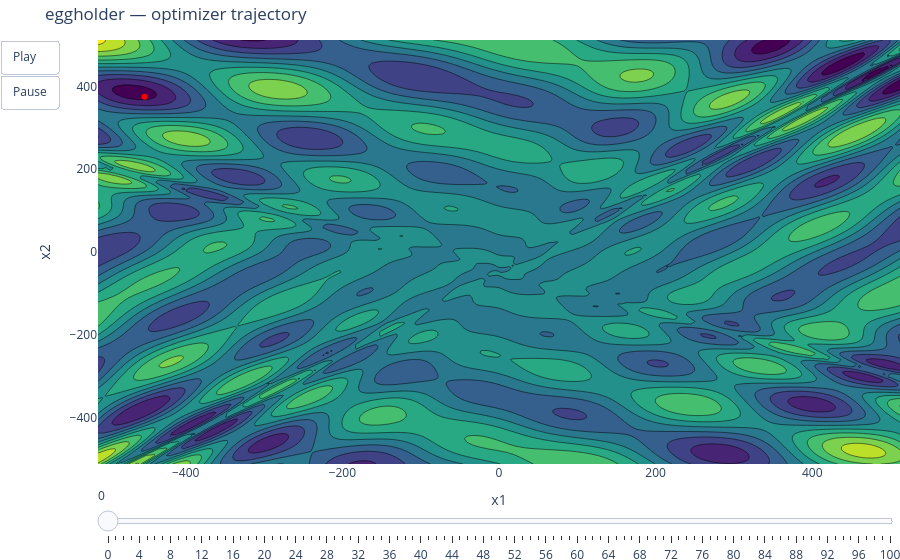

The notebook cell this image was saved under:
### Code cell
plot_contour_with_trajectory(L.eggholder, result).show()

### Figure 1 — Plotly figure (JSON) as saved in the notebook; plotly's stock layout.template omitted (floating-point values rounded to 4 significant figures; data arrays with more than 128 entries replaced by an {"elided": "..."} marker saying what was removed)
{"data": [{"colorscale": [[0, "#440154"], [0.1111, "#482878"], [0.2222, "#3e4989"], [0.3333, "#31688e"], [0.4444, "#26828e"], [0.5556, "#1f9e89"], [0.6667, "#35b779"], [0.7778, "#6ece58"], [0.8889, "#b5de2b"], [1, "#fde725"]], "showscale": false, "type": "contour", "x": {"elided": "200 float values"}, "y": {"elided": "200 float values"}, "z": {"elided": "200x200 float values"}}, {"line": {"color": "red"}, "marker": {"color": "red", "size": 6}, "mode": "lines+markers", "type": "scatter", "x": [-452.5], "y": [375.0]}], "layout": {"margin": {"b": 0, "l": 0, "r": 0, "t": 40}, "sliders": [{"steps": [{"args": [["0"], {"frame": {"duration": 0, "redraw": true}, "mode": "immediate"}], "label": "0", "method": "animate"}, {"args": [["1"], {"frame": {"duration": 0, "redraw": true}, "mode": "immediate"}], "label": "1", "method": "animate"}, {"args": [["2"], {"frame": {"duration": 0, "redraw": true}, "mode": "immediate"}], "label": "2", "method": "animate"}, {"args": [["3"], {"frame": {"duration": 0, "redraw": true}, "mode": "immediate"}], "label": "3", "method": "animate"}, {"args": [["4"], {"frame": {"duration": 0, "redraw": true}, "mode": "immediate"}], "label": "4", "method": "animate"}, {"args": [["5"], {"frame": {"duration": 0, "redraw": true}, "mode": "immediate"}], "label": "5", "method": "animate"}, {"args": [["6"], {"frame": {"duration": 0, "redraw": true}, "mode": "immediate"}], "label": "6", "method": "animate"}, {"args": [["7"], {"frame": {"duration": 0, "redraw": true}, "mode": "immediate"}], "label": "7", "method": "animate"}, {"args": [["8"], {"frame": {"duration": 0, "redraw": true}, "mode": "immediate"}], "label": "8", "method": "animate"}, {"args": [["9"], {"frame": {"duration": 0, "redraw": true}, "mode": "immediate"}], "label": "9", "method": "animate"}, {"args": [["10"], {"frame": {"duration": 0, "redraw": true}, "mode": "immediate"}], "label": "10", "method": "animate"}, {"args": [["11"], {"frame": {"duration": 0, "redraw": true}, "mode": "immediate"}], "label": "11", "method": "animate"}, {"args": [["12"], {"frame": {"duration": 0, "redraw": true}, "mode": "immediate"}], "label": "12", "method": "animate"}, {"args": [["13"], {"frame": {"duration": 0, "redraw": true}, "mode": "immediate"}], "label": "13", "method": "animate"}, {"args": [["14"], {"frame": {"duration": 0, "redraw": true}, "mode": "immediate"}], "label": "14", "method": "animate"}, {"args": [["15"], {"frame": {"duration": 0, "redraw": true}, "mode": "immediate"}], "label": "15", "method": "animate"}, {"args": [["16"], {"frame": {"duration": 0, "redraw": true}, "mode": "immediate"}], "label": "16", "method": "animate"}, {"args": [["17"], {"frame": {"duration": 0, "redraw": true}, "mode": "immediate"}], "label": "17", "method": "animate"}, {"args": [["18"], {"frame": {"duration": 0, "redraw": true}, "mode": "immediate"}], "label": "18", "method": "animate"}, {"args": [["19"], {"frame": {"duration": 0, "redraw": true}, "mode": "immediate"}], "label": "19", "method": "animate"}, {"args": [["20"], {"frame": {"duration": 0, "redraw": true}, "mode": "immediate"}], "label": "20", "method": "animate"}, {"args": [["21"], {"frame": {"duration": 0, "redraw": true}, "mode": "immediate"}], "label": "21", "method": "animate"}, {"args": [["22"], {"frame": {"duration": 0, "redraw": true}, "mode": "immediate"}], "label": "22", "method": "animate"}, {"args": [["23"], {"frame": {"duration": 0, "redraw": true}, "mode": "immediate"}], "label": "23", "method": "animate"}, {"args": [["24"], {"frame": {"duration": 0, "redraw": true}, "mode": "immediate"}], "label": "24", "method": "animate"}, {"args": [["25"], {"frame": {"duration": 0, "redraw": true}, "mode": "immediate"}], "label": "25", "method": "animate"}, {"args": [["26"], {"frame": {"duration": 0, "redraw": true}, "mode": "immediate"}], "label": "26", "method": "animate"}, {"args": [["27"], {"frame": {"duration": 0, "redraw": true}, "mode": "immediate"}], "label": "27", "method": "animate"}, {"args": [["28"], {"frame": {"duration": 0, "redraw": true}, "mode": "immediate"}], "label": "28", "method": "animate"}, {"args": [["29"], {"frame": {"duration": 0, "redraw": true}, "mode": "immediate"}], "label": "29", "method": "animate"}, {"args": [["30"], {"frame": {"duration": 0, "redraw": true}, "mode": "immediate"}], "label": "30", "method": "animate"}, {"args": [["31"], {"frame": {"duration": 0, "redraw": true}, "mode": "immediate"}], "label": "31", "method": "animate"}, {"args": [["32"], {"frame": {"duration": 0, "redraw": true}, "mode": "immediate"}], "label": "32", "method": "animate"}, {"args": [["33"], {"frame": {"duration": 0, "redraw": true}, "mode": "immediate"}], "label": "33", "method": "animate"}, {"args": [["34"], {"frame": {"duration": 0, "redraw": true}, "mode": "immediate"}], "label": "34", "method": "animate"}, {"args": [["35"], {"frame": {"duration": 0, "redraw": true}, "mode": "immediate"}], "label": "35", "method": "animate"}, {"args": [["36"], {"frame": {"duration": 0, "redraw": true}, "mode": "immediate"}], "label": "36", "method": "animate"}, {"args": [["37"], {"frame": {"duration": 0, "redraw": true}, "mode": "immediate"}], "label": "37", "method": "animate"}, {"args": [["38"], {"frame": {"duration": 0, "redraw": true}, "mode": "immediate"}], "label": "38", "method": "animate"}, {"args": [["39"], {"frame": {"duration": 0, "redraw": true}, "mode": "immediate"}], "label": "39", "method": "animate"}, {"args": [["40"], {"frame": {"duration": 0, "redraw": true}, "mode": "immediate"}], "label": "40", "method": "animate"}, {"args": [["41"], {"frame": {"duration": 0, "redraw": true}, "mode": "immediate"}], "label": "41", "method": "animate"}, {"args": [["42"], {"frame": {"duration": 0, "redraw": true}, "mode": "immediate"}], "label": "42", "method": "animate"}, {"args": [["43"], {"frame": {"duration": 0, "redraw": true}, "mode": "immediate"}], "label": "43", "method": "animate"}, {"args": [["44"], {"frame": {"duration": 0, "redraw": true}, "mode": "immediate"}], "label": "44", "method": "animate"}, {"args": [["45"], {"frame": {"duration": 0, "redraw": true}, "mode": "immediate"}], "label": "45", "method": "animate"}, {"args": [["46"], {"frame": {"duration": 0, "redraw": true}, "mode": "immediate"}], "label": "46", "method": "animate"}, {"args": [["47"], {"frame": {"duration": 0, "redraw": true}, "mode": "immediate"}], "label": "47", "method": "animate"}, {"args": [["48"], {"frame": {"duration": 0, "redraw": true}, "mode": "immediate"}], "label": "48", "method": "animate"}, {"args": [["49"], {"frame": {"duration": 0, "redraw": true}, "mode": "immediate"}], "label": "49", "method": "animate"}, {"args": [["50"], {"frame": {"duration": 0, "redraw": true}, "mode": "immediate"}], "label": "50", "method": "animate"}, {"args": [["51"], {"frame": {"duration": 0, "redraw": true}, "mode": "immediate"}], "label": "51", "method": "animate"}, {"args": [["52"], {"frame": {"duration": 0, "redraw": true}, "mode": "immediate"}], "label": "52", "method": "animate"}, {"args": [["53"], {"frame": {"duration": 0, "redraw": true}, "mode": "immediate"}], "label": "53", "method": "animate"}, {"args": [["54"], {"frame": {"duration": 0, "redraw": true}, "mode": "immediate"}], "label": "54", "method": "animate"}, {"args": [["55"], {"frame": {"duration": 0, "redraw": true}, "mode": "immediate"}], "label": "55", "method": "animate"}, {"args": [["56"], {"frame": {"duration": 0, "redraw": true}, "mode": "immediate"}], "label": "56", "method": "animate"}, {"args": [["57"], {"frame": {"duration": 0, "redraw": true}, "mode": "immediate"}], "label": "57", "method": "animate"}, {"args": [["58"], {"frame": {"duration": 0, "redraw": true}, "mode": "immediate"}], "label": "58", "method": "animate"}, {"args": [["59"], {"frame": {"duration": 0, "redraw": true}, "mode": "immediate"}], "label": "59", "method": "animate"}, {"args": [["60"], {"frame": {"duration": 0, "redraw": true}, "mode": "immediate"}], "label": "60", "method": "animate"}, {"args": [["61"], {"frame": {"duration": 0, "redraw": true}, "mode": "immediate"}], "label": "61", "method": "animate"}, {"args": [["62"], {"frame": {"duration": 0, "redraw": true}, "mode": "immediate"}], "label": "62", "method": "animate"}, {"args": [["63"], {"frame": {"duration": 0, "redraw": true}, "mode": "immediate"}], "label": "63", "method": "animate"}, {"args": [["64"], {"frame": {"duration": 0, "redraw": true}, "mode": "immediate"}], "label": "64", "method": "animate"}, {"args": [["65"], {"frame": {"duration": 0, "redraw": true}, "mode": "immediate"}], "label": "65", "method": "animate"}, {"args": [["66"], {"frame": {"duration": 0, "redraw": true}, "mode": "immediate"}], "label": "66", "method": "animate"}, {"args": [["67"], {"frame": {"duration": 0, "redraw": true}, "mode": "immediate"}], "label": "67", "method": "animate"}, {"args": [["68"], {"frame": {"duration": 0, "redraw": true}, "mode": "immediate"}], "label": "68", "method": "animate"}, {"args": [["69"], {"frame": {"duration": 0, "redraw": true}, "mode": "immediate"}], "label": "69", "method": "animate"}, {"args": [["70"], {"frame": {"duration": 0, "redraw": true}, "mode": "immediate"}], "label": "70", "method": "animate"}, {"args": [["71"], {"frame": {"duration": 0, "redraw": true}, "mode": "immediate"}], "label": "71", "method": "animate"}, {"args": [["72"], {"frame": {"duration": 0, "redraw": true}, "mode": "immediate"}], "label": "72", "method": "animate"}, {"args": [["73"], {"frame": {"duration": 0, "redraw": true}, "mode": "immediate"}], "label": "73", "method": "animate"}, {"args": [["74"], {"frame": {"duration": 0, "redraw": true}, "mode": "immediate"}], "label": "74", "method": "animate"}, {"args": [["75"], {"frame": {"duration": 0, "redraw": true}, "mode": "immediate"}], "label": "75", "method": "animate"}, {"args": [["76"], {"frame": {"duration": 0, "redraw": true}, "mode": "immediate"}], "label": "76", "method": "animate"}, {"args": [["77"], {"frame": {"duration": 0, "redraw": true}, "mode": "immediate"}], "label": "77", "method": "animate"}, {"args": [["78"], {"frame": {"duration": 0, "redraw": true}, "mode": "immediate"}], "label": "78", "method": "animate"}, {"args": [["79"], {"frame": {"duration": 0, "redraw": true}, "mode": "immediate"}], "label": "79", "method": "animate"}, {"args": [["80"], {"frame": {"duration": 0, "redraw": true}, "mode": "immediate"}], "label": "80", "method": "animate"}, {"args": [["81"], {"frame": {"duration": 0, "redraw": true}, "mode": "immediate"}], "label": "81", "method": "animate"}, {"args": [["82"], {"frame": {"duration": 0, "redraw": true}, "mode": "immediate"}], "label": "82", "method": "animate"}, {"args": [["83"], {"frame": {"duration": 0, "redraw": true}, "mode": "immediate"}], "label": "83", "method": "animate"}, {"args": [["84"], {"frame": {"duration": 0, "redraw": true}, "mode": "immediate"}], "label": "84", "method": "animate"}, {"args": [["85"], {"frame": {"duration": 0, "redraw": true}, "mode": "immediate"}], "label": "85", "method": "animate"}, {"args": [["86"], {"frame": {"duration": 0, "redraw": true}, "mode": "immediate"}], "label": "86", "method": "animate"}, {"args": [["87"], {"frame": {"duration": 0, "redraw": true}, "mode": "immediate"}], "label": "87", "method": "animate"}, {"args": [["88"], {"frame": {"duration": 0, "redraw": true}, "mode": "immediate"}], "label": "88", "method": "animate"}, {"args": [["89"], {"frame": {"duration": 0, "redraw": true}, "mode": "immediate"}], "label": "89", "method": "animate"}, {"args": [["90"], {"frame": {"duration": 0, "redraw": true}, "mode": "immediate"}], "label": "90", "method": "animate"}, {"args": [["91"], {"frame": {"duration": 0, "redraw": true}, "mode": "immediate"}], "label": "91", "method": "animate"}, {"args": [["92"], {"frame": {"duration": 0, "redraw": true}, "mode": "immediate"}], "label": "92", "method": "animate"}, {"args": [["93"], {"frame": {"duration": 0, "redraw": true}, "mode": "immediate"}], "label": "93", "method": "animate"}, {"args": [["94"], {"frame": {"duration": 0, "redraw": true}, "mode": "immediate"}], "label": "94", "method": "animate"}, {"args": [["95"], {"frame": {"duration": 0, "redraw": true}, "mode": "immediate"}], "label": "95", "method": "animate"}, {"args": [["96"], {"frame": {"duration": 0, "redraw": true}, "mode": "immediate"}], "label": "96", "method": "animate"}, {"args": [["97"], {"frame": {"duration": 0, "redraw": true}, "mode": "immediate"}], "label": "97", "method": "animate"}, {"args": [["98"], {"frame": {"duration": 0, "redraw": true}, "mode": "immediate"}], "label": "98", "method": "animate"}, {"args": [["99"], {"frame": {"duration": 0, "redraw": true}, "mode": "immediate"}], "label": "99", "method": "animate"}, {"args": [["100"], {"frame": {"duration": 0, "redraw": true}, "mode": "immediate"}], "label": "100", "method": "animate"}]}], "title": {"text": "eggholder — optimizer trajectory"}, "updatemenus": [{"buttons": [{"args": [null, {"frame": {"duration": 80, "redraw": true}, "fromcurrent": true}], "label": "Play", "method": "animate"}, {"args": [[null], {"frame": {"duration": 0, "redraw": false}, "mode": "immediate"}], "label": "Pause", "method": "animate"}], "showactive": false, "type": "buttons"}], "xaxis": {"title": {"text": "x1"}}, "yaxis": {"title": {"text": "x2"}}}}
